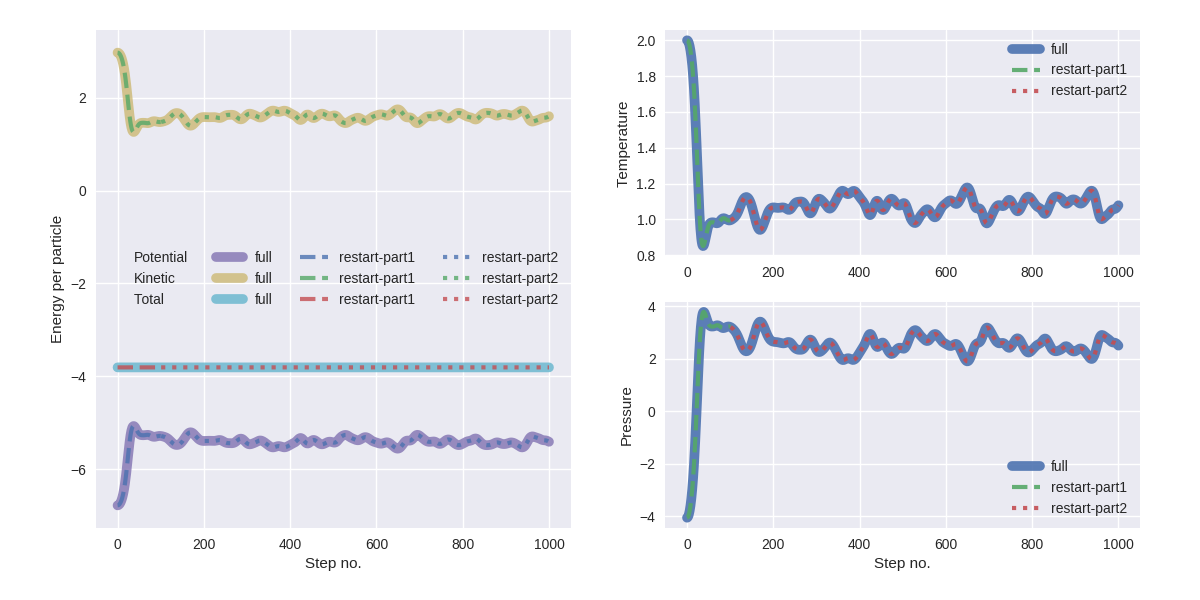

Recreate this plot in Python.
# -*- coding: utf-8 -*-
# Copyright (c) 2015, PyRETIS Development Team.
# Distributed under the LGPLv2.1+ License. See LICENSE for more info.
"""Simple script to compare outcome of two simulations.

Here we compare a full simulation with one where we have stopped
and restarted after 100 steps.
"""
# pylint: disable=C0103
import itertools
import colorama
import numpy as np
from pyretis.inout.common import print_to_screen
from pyretis.inout.writers import get_writer
# for plotting:
from matplotlib import pyplot as plt
from matplotlib import gridspec as gridspec
plt.style.use('seaborn')


def snapshot_difference(snap1, snap2):
    """Calculate difference between two snapshots."""
    xyz1 = np.column_stack((snap1['x'], snap1['y'], snap1['z']))
    xyz2 = np.column_stack((snap2['x'], snap2['y'], snap2['z']))
    diff = (xyz1 - xyz2)**2
    dsum = np.einsum('ij,ij -> i', diff, diff)
    vel1 = np.column_stack((snap1['vx'], snap1['vy'], snap1['vz']))
    vel2 = np.column_stack((snap2['vx'], snap2['vy'], snap2['vz']))
    diffv = (vel1 - vel2)**2
    dsumv = np.einsum('ij,ij -> i', diffv, diffv)
    return sum(dsum), sum(dsumv)


def compare_traj(traj11, traj12, traj2, tol=1e-12):
    """A comparison of two trajectories from PyRETIS

    Here we calculate the mean squared error for the two
    trajectories.

    Parameters
    ----------
    traj11 : string
        A trajectory to open, part 1.
    traj12 : string
        A trajectory to open, part 2.
    traj2 : string
        A trajectory file to open.
    tol : float
        A tolerance for comparing numbers.

    Returns
    -------
    None, just prints out the result of the comparison.
    """
    print_to_screen('Comparing trajectories', level='info')
    print_to_screen('Checking mean squared error...')
    file11 = get_writer('trajtxt').load(traj11)
    file12 = get_writer('trajtxt').load(traj12)
    file1 = itertools.chain(file11, file12)
    file2 = get_writer('trajtxt').load(traj2)
    error, error_v = 0.0, 0.0
    nsnap = 0
    for snap1, snap2 in zip(file1, file2):
        pose, vele = snapshot_difference(snap1, snap2)
        error += pose
        error_v += vele
        nsnap += 1
    error /= float(nsnap)
    print_what_you_think_about_the_error(error, 'positions', tol)
    print_what_you_think_about_the_error(error_v, 'velocities', tol)


def print_what_you_think_about_the_error(error, what, tol):
    """Print out some error info."""
    if abs(error) < tol:
        lev = 'success'
    else:
        lev = 'error'
    print_to_screen('Mean error - {}: {}'.format(what, error),
                    level=lev)


def make_fig():
    """Plot for comparison."""
    fig1 = plt.figure(figsize=(12, 6))
    gs = gridspec.GridSpec(2, 2)
    ax1 = fig1.add_subplot(gs[:, 0])
    ax1.plot([], [], label='Potential', lw=0, alpha=0)
    ax1.plot([], [], label='Kinetic', lw=0, alpha=0)
    ax1.plot([], [], label='Total', lw=0, alpha=0)
    ax1.set_xlabel('Step no.')
    ax1.set_ylabel('Energy per particle')
    ax2 = fig1.add_subplot(gs[0, 1])
    ax2.set_ylabel('Temperature')
    ax3 = fig1.add_subplot(gs[1, 1])
    ax3.set_xlabel('Step no.')
    ax3.set_ylabel('Pressure')
    axes = (ax1, ax2, ax3)
    return fig1, axes


def plot_in_ax(axes, infile, lab, fat=False, colors=None, style='-'):
    """Just do some plotting"""
    ax1, ax2, ax3 = axes
    data = np.loadtxt(infile)
    if fat:
        width = 7
    else:
        width = 3
    lines = []
    for i, idx in enumerate((2, 3, 4)):
        if colors is None:
            line, = ax1.plot(data[:, 0], data[:, idx], label=lab,
                             ls=style, lw=width, alpha=0.8)
        else:
            line, = ax1.plot(data[:, 0], data[:, idx], label=lab,
                             ls=style, lw=width, alpha=0.8, color=colors[i])
        lines.append(line)
    ax2.plot(data[:, 0], data[:, 1], label=lab, ls=style, lw=width, alpha=0.9)
    ax3.plot(data[:, 0], data[:, 5], label=lab, ls=style, lw=width, alpha=0.9)
    return lines


def make_plots():
    """Just plot some energies for comparison."""
    figure, axes = make_fig()
    plot_in_ax(
        axes,
        'run-full/md-full-thermo.txt',
        'full',
        fat=True,
        style='-'
    )
    lines = plot_in_ax(
        axes,
        'run-100/md-100-thermo.txt',
        'restart-part1',
        style='--'
    )
    colors = [i.get_color() for i in lines]
    plot_in_ax(
        axes,
        'run-100-1000/md-100-1000-thermo.txt',
        'restart-part2',
        style=':', colors=colors)
    axes[0].legend(prop={'size': 'medium'}, ncol=4)
    axes[1].legend(prop={'size': 'medium'})
    axes[2].legend(prop={'size': 'medium'})
    figure.subplots_adjust(bottom=0.12, right=0.95, top=0.95,
                           left=0.08, wspace=0.2)
    return figure


if __name__ == '__main__':
    colorama.init(autoreset=True)
    compare_traj(
        'run-100/md-100-traj.xyz',
        'run-100-1000/md-100-1000-traj.xyz',
        'run-full/md-full-traj.xyz',
        tol=1e-12
    )
    fig = make_plots()
    fig.savefig('compare.png')
    plt.show()
